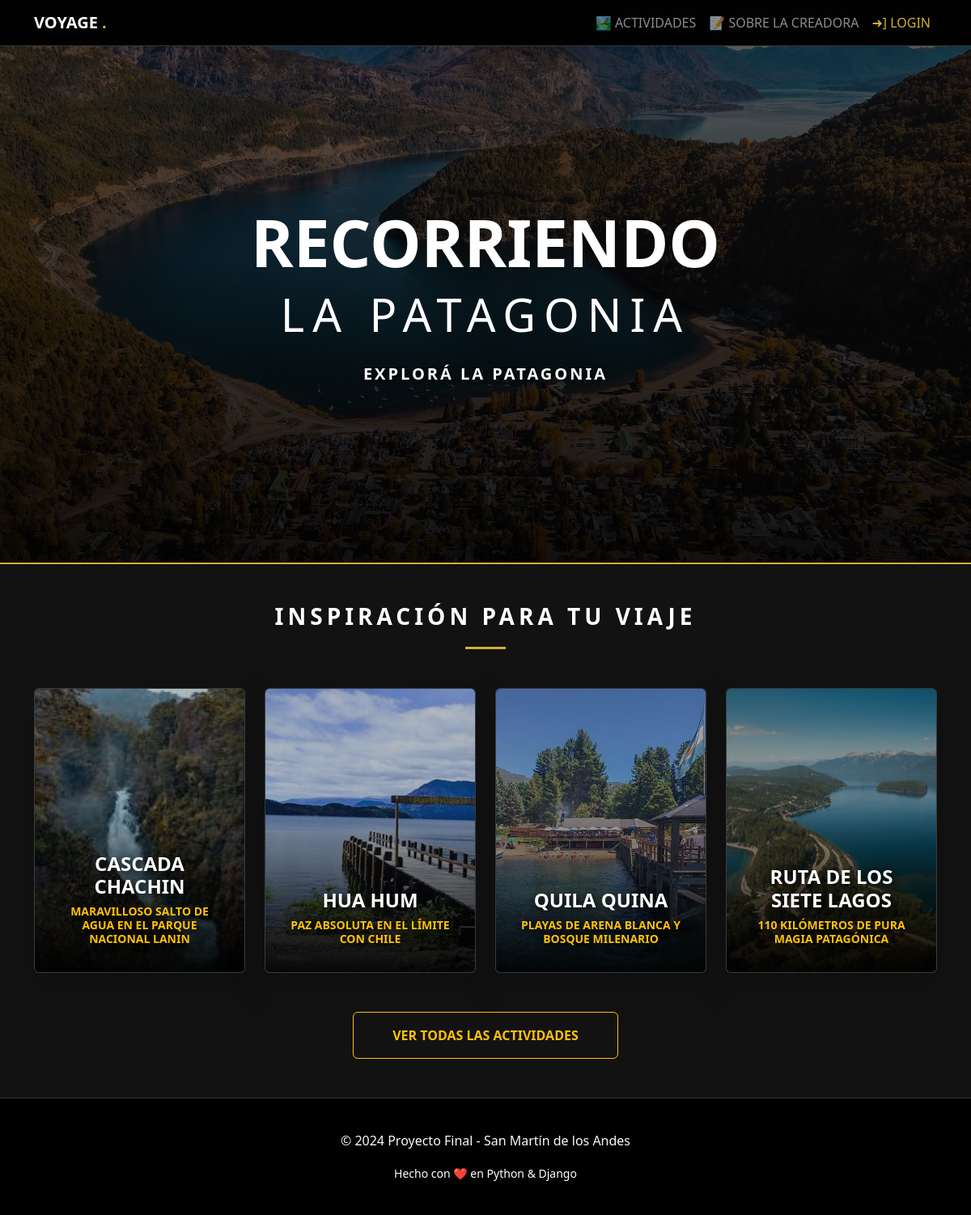
The page / on the database its author committed.
### pages/models.py (models this page shows, shortened)
class Blog(models.Model):
    titulo = models.CharField(max_length=200)
    subtitulo = models.CharField(max_length=200)
    cuerpo = models.TextField()
    autor = models.ForeignKey(User, on_delete=models.CASCADE)
    fecha = models.DateTimeField(auto_now_add=True)
    imagen = models.ImageField(upload_to='blogs/')
    DIFICULTAD_CHOICES = [
        ('Baja', 'Baja'),
        ('Media', 'Media'),
        ('Alta', 'Alta'),
        ('N/A', 'No aplica'),
    ]
    dificultad = models.CharField(max_length=10, choices=DIFICULTAD_CHOICES, default='Baja')
    duracion = models.CharField(max_length=50, blank=True, help_text="Ej: 2 horas, Medio día")
    transporte = models.CharField(max_length=100, blank=True, help_text="Ej: Auto, Barco, 4x4")
    mejor_epoca = models.CharField(max_length=100, blank=True, help_text="Ej: Verano, Todo el año, Invierno") # <--- NUEVO
    requisitos = models.TextField(blank=True, help_text="Ej: Permiso de Parques, calzado técnico, entrada paga") # <--- NUEVO
    servicios = models.CharField(max_length=200, blank=True, help_text="Ej: Baños, WiFi, Parador")
    tips = models.TextField(blank=True, help_text="Consejos personales del autor")

### pages/views.py (the view)
# urls.py: path('', views.HomeView.as_view(), name='home'),
class HomeView(ListView):
    model = Blog  # <--- ESTO ES LO QUE DICE QUE FALTA
    template_name = 'pages/home.html'
    context_object_name = 'blogs'
    def get_queryset(self):
        return Blog.objects.all().order_by('-fecha')[:4]

### pages/templates/pages/home.html (shortened to what this page needs)
{% extends 'pages/base.html' %}
{% block content %}
<div style="background: linear-gradient(rgba(0,0,0,0.6), rgba(0,0,0,0.9)), url('/media/blogs/lago_menu.jpg');
            height: 80vh; background-size: cover; background-position: center; display: flex; align-items: center; justify-content: center; text-align: center; border-bottom: 2px solid #d4af37;">
    <div>
        <h1 class="display-1 fw-bold mb-2 text-white">RECORRIENDO</h1>
        <h2 class="display-4 fw-light mb-4 text-white" style="letter-spacing: 10px;">LA PATAGONIA</h2>
        <p class="lead mb-4 text-uppercase" style="letter-spacing: 3px; color: white; font-weight: bold; text-shadow: 2px 2px 4px rgba(0,0,0,0.7);">Explorá la Patagonia</p>
    </div>
</div>
<div class="container py-5">
    <div class="text-center mb-5">
        <h3 class="fw-bold text-uppercase text-white" style="letter-spacing: 5px;">Inspiración para tu viaje</h3>
        <div style="width: 50px; height: 3px; background: #d4af37; margin: 20px auto;"></div>
    </div>
    <div class="row g-4">
        {% for blog in blogs %}
        <div class="col-md-3">
            <a href="{% url 'blog_detail' blog.id %}" class="text-decoration-none">
                <div class="card bg-dark border-0 overflow-hidden shadow-lg h-100 position-relative destination-card">
                    {% if blog.imagen %}
                        <img src="{{ blog.imagen.url }}" class="card-img h-100" style="object-fit: cover; opacity: 0.7; min-height: 350px;">
                    {% endif %}
                    <div class="card-img-overlay d-flex flex-column justify-content-end p-4 text-center">
                        <h4 class="card-title fw-bold text-uppercase text-white" style="text-shadow: 2px 2px 10px rgba(0,0,0,1);">{{ blog.titulo }}</h4>
                        <h5 class="fw-bold text-uppercase text-warning small" style="text-shadow: 2px 2px 10px rgba(0,0,0,1);">{{ blog.subtitulo }}</h5>
                    </div>
                </div>
            </a>
        </div>
        {% empty %}
        <div class="col-12 text-center">
            <p class="text-muted">Aún no hay actividades cargadas. Entrá al Admin para empezar.</p>
        </div>
        {% endfor %}
    </div>
    <div class="text-center mt-5">
        <a href="{% url 'pages' %}" class="btn btn-outline-warning px-5 py-3 fw-bold">VER TODAS LAS ACTIVIDADES</a>
    </div>
</div>
{% endblock %}

### pages/templates/pages/base.html (style rules this page uses)
body { background-color: #121212; color: #ffffff; font-family: 'Segoe UI', sans-serif; }

### pages/templates/pages/home.html (style rules this page uses)
.destination-card { transition: transform 0.4s ease; cursor: pointer; border: 1px solid rgba(255,255,255,0.1) !important; }
.destination-card::after { content: ""; position: absolute; top: 0; left: 0; width: 100%; height: 100%; background: linear-gradient(to top, rgba(0,0,0,0.95) 0%, transparent 60%); }
.card-img-overlay { z-index: 2; }

### rows shown on the page
Blog: imagen (picture), titulo "CASCADA CHACHIN", subtitulo "MARAVILLOSO SALTO DE AGUA EN EL PARQUE NACIONAL LANIN"
Blog: imagen (picture), titulo "HUA HUM", subtitulo "PAZ ABSOLUTA EN EL LÍMITE CON CHILE"
Blog: imagen (picture), titulo "QUILA QUINA", subtitulo "PLAYAS DE ARENA BLANCA Y BOSQUE MILENARIO"
Blog: imagen (picture), titulo "RUTA DE LOS SIETE LAGOS", subtitulo "110 KILÓMETROS DE PURA MAGIA PATAGÓNICA"
